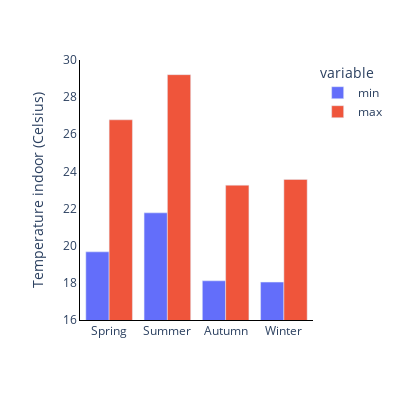

This figure's notebook cell:
### Code cell
# TEMPERATURE INDOOR BAR MINMAX
data_type = 'Temperature indoor'

fig = px.bar(df.groupby('Season').describe()[data_type][['min', 'max']].loc[season_list], barmode='group',
            width=400, height=400)
fig.update_layout(plot_bgcolor='rgba(0, 0, 0, 0)', 
                  paper_bgcolor='rgba(0, 0, 0, 0)')
fig.update_xaxes(title_text=None, # tickmode='linear' shows all the months
                 showline=True, linewidth=1, linecolor='black')
fig.update_yaxes(title_text='Temperature indoor (Celsius)', range=[16,30],
                showline=True, linewidth=1, linecolor='black')

filename = str(file_path + create_filename('season', 'temperature-indoor', 'minmax', 'bar'))
print(filename)

fig.show()

### Figure 1 — Plotly figure (JSON) as saved in the notebook; plotly's stock layout.template omitted (floating-point values rounded to 4 significant figures)
{"data": [{"alignmentgroup": "True", "hovertemplate": "variable=min<br>Season=%{x}<br>value=%{y}<extra></extra>", "legendgroup": "min", "marker": {"color": "#636efa"}, "name": "min", "offsetgroup": "min", "orientation": "v", "showlegend": true, "textposition": "auto", "type": "bar", "x": ["Spring", "Summer", "Autumn", "Winter"], "xaxis": "x", "y": [19.67, 21.77, 18.11, 18.04], "yaxis": "y"}, {"alignmentgroup": "True", "hovertemplate": "variable=max<br>Season=%{x}<br>value=%{y}<extra></extra>", "legendgroup": "max", "marker": {"color": "#EF553B"}, "name": "max", "offsetgroup": "max", "orientation": "v", "showlegend": true, "textposition": "auto", "type": "bar", "x": ["Spring", "Summer", "Autumn", "Winter"], "xaxis": "x", "y": [26.78, 29.21, 23.26, 23.57], "yaxis": "y"}], "layout": {"barmode": "group", "height": 400, "legend": {"title": {"text": "variable"}, "tracegroupgap": 0}, "margin": {"t": 60}, "paper_bgcolor": "rgba(0, 0, 0, 0)", "plot_bgcolor": "rgba(0, 0, 0, 0)", "width": 400, "xaxis": {"anchor": "y", "domain": [0, 1], "linecolor": "black", "linewidth": 1, "showline": true, "title": {}}, "yaxis": {"anchor": "x", "domain": [0, 1], "linecolor": "black", "linewidth": 1, "range": [16, 30], "showline": true, "title": {"text": "Temperature indoor (Celsius)"}}}}
